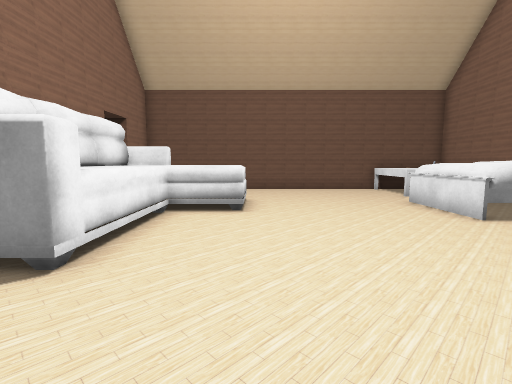
View 1 (above)

12 first-person views from a walk through a scene from a Unity 3-D project. The camera is 1.4 m above the floor, tilts 6° down and sees 85° across. The floor is counted in squares, 1 m on a side. Each view is taken from the middle of a square. On the plan, view 1 faces up. The plan holds only what a view shows up to about 14 squares ahead; the rest is blank. The place goes on beyond the plan. The player character is not drawn. Some surface patterns are stand-ins.

View 2
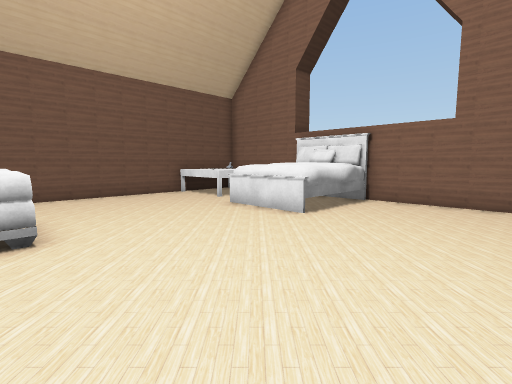

View 3
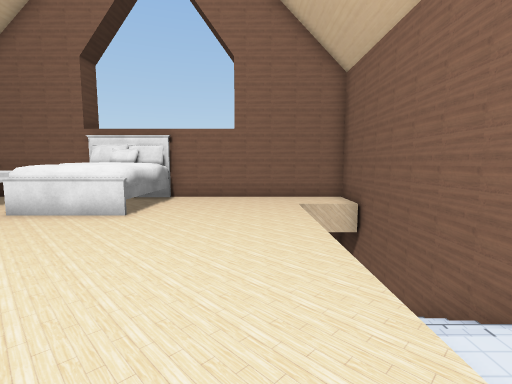

View 4
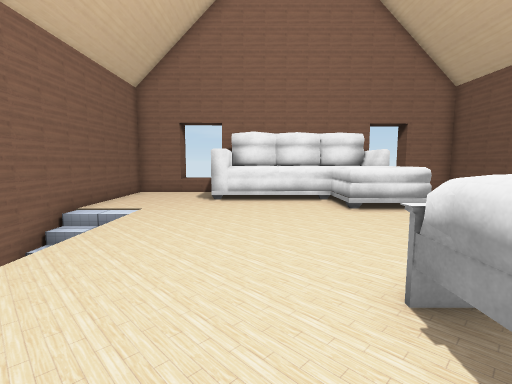

View 5
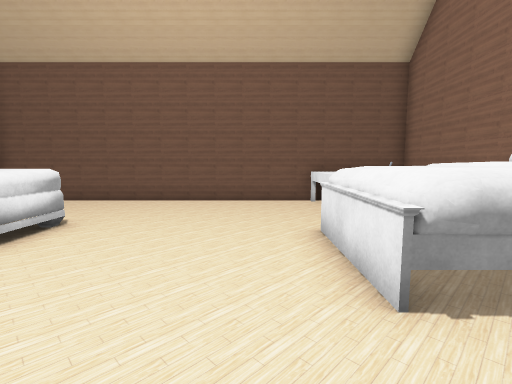

View 6
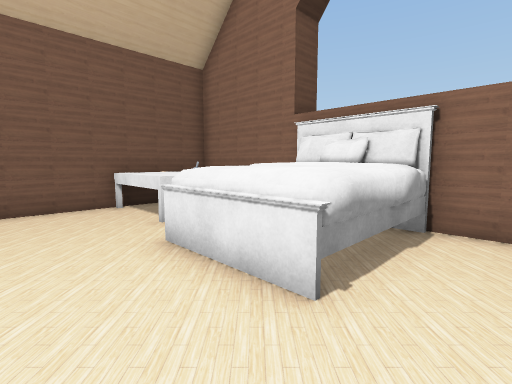

View 7
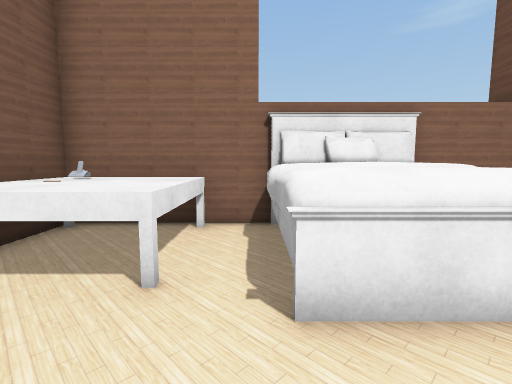

View 8
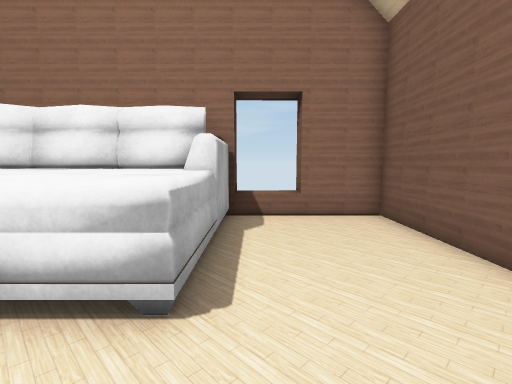

View 9
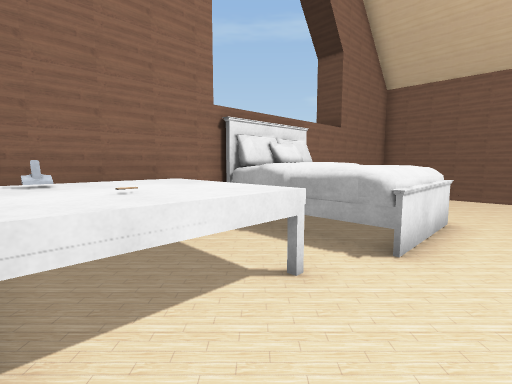

View 10
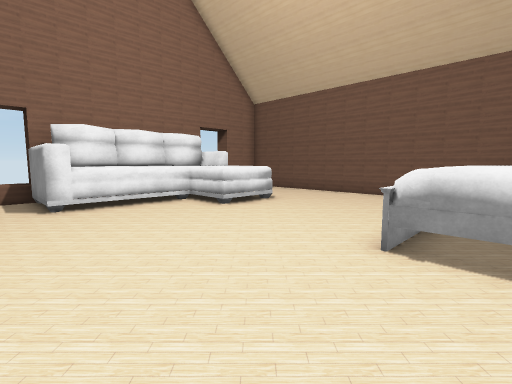

View 11
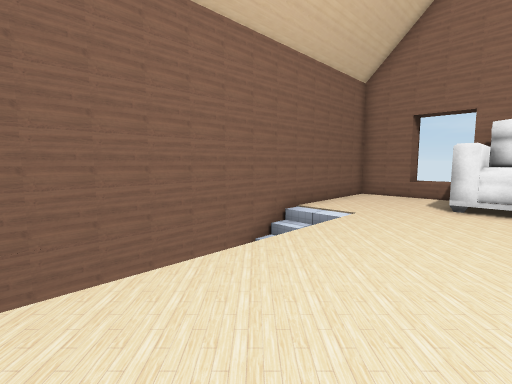

View 12
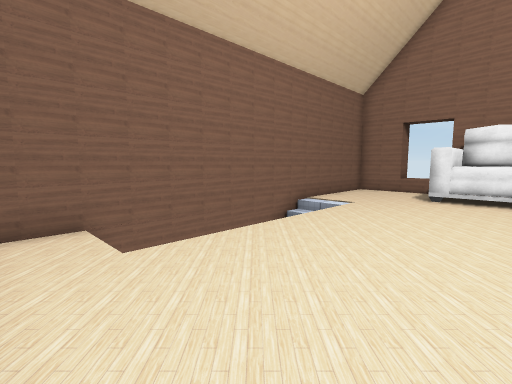

### Floor plan
Key: @ floor where view 1 was taken; # wall or solid block; . floor; / step, stairs or slope; ^ raised ledge; T table; B bed; P phone; O other object.
Columns run from 6 left of view 1 to 10 right of it. Each row starts with its distance up from view 1.
 15 #############
 14 #...........TTTT#
 13 #...........TTPT#
 12 ^...........TTTT#
 11 ^...........TTTT#
 10 #OOOOOO.....BBBB#
  9  OOOOOO....BBBBB
  8  OOOOOO....BBBBB
  7  OOO.......BBBBB#
  6  OOO..........B.#
  5  OOO............#
  4  OOO............#
  3 ^OOO............#
  2 ^...............#
  1 #.....///    /..#
  0 #.....@///   /..#
 -1 #################

Positions as (right, up) in squares from view 1, and headings:
1: (0, 0), facing up
2: (-1, 2), facing up-right
3: (-2, 3), facing right
4: (8, 5), facing left
5: (4, 4), facing up
6: (3, 5), facing up-right
7: (3, 10), facing right
8: (2, 11), facing left
9: (4, 14), facing down-right
10: (7, 2), facing up-left
11: (7, 5), facing down-left
12: (9, 6), facing down-left
